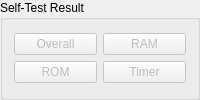
       <widget class="QGroupBox" name="groupBox_5">
        <property name="title">
         <string>Self-Test Result</string>
        </property>
        <layout class="QVBoxLayout" name="verticalLayout_8">
         <item>
          <layout class="QGridLayout" name="gridLayout_17">
           <item row="0" column="0">
            <widget class="QPushButton" name="resultOverallButton">
             <property name="enabled">
              <bool>false</bool>
             </property>
             <property name="text">
              <string>Overall</string>
             </property>
             <property name="autoDefault">
              <bool>false</bool>
             </property>
             <property name="default">
              <bool>false</bool>
             </property>
            </widget>
           </item>
           <item row="0" column="1">
            <widget class="QPushButton" name="resultRAMButton">
             <property name="enabled">
              <bool>false</bool>
             </property>
             <property name="text">
              <string>RAM</string>
             </property>
             <property name="autoDefault">
              <bool>false</bool>
             </property>
             <property name="default">
              <bool>false</bool>
             </property>
            </widget>
           </item>
           <item row="1" column="0">
            <widget class="QPushButton" name="resultROMButton">
             <property name="enabled">
              <bool>false</bool>
             </property>
             <property name="text">
              <string>ROM</string>
             </property>
             <property name="autoDefault">
              <bool>false</bool>
             </property>
             <property name="default">
              <bool>false</bool>
             </property>
            </widget>
           </item>
           <item row="1" column="1">
            <widget class="QPushButton" name="resultTimerButton">
             <property name="enabled">
              <bool>false</bool>
             </property>
             <property name="text">
              <string>Timer</string>
             </property>
             <property name="autoDefault">
              <bool>false</bool>
             </property>
             <property name="default">
              <bool>false</bool>
             </property>
            </widget>
           </item>
          </layout>
         </item>
        </layout>
       </widget>
